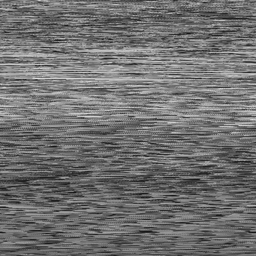
#> input picture HW3/data/image3.bmp, 256 x 256 px, shrunk from 512 x 512 before the run
$ python recover.py
#> lines starting #> are read from the running program, lines starting #| are printed output that depends on the picture
# -*- coding: utf-8 -*-
"""
Created on Sat Dec 15 23:44:52 2018

@author: sun
"""

import numpy as np
from matplotlib import pyplot as plt

def correlation_score(CorrCoeMatirx):
    target = np.ones_like(CorrCoeMatirx)
    score = abs(np.sum(target-np.abs(CorrCoeMatirx)))
    return score
def recover(shifted_image,mode):
    image = shifted_image.copy()
    a=[]
    if mode == 'row':
        for i in range(image.shape[0]-1):
            for j in range(image.shape[1]):
                a.append(correlation_score(np.corrcoef(image[i,:],np.roll(image[i+1,:],j,axis=0))))
            image[i+1,:] = np.roll(image[i+1,:],np.argmin(np.asarray(a)),axis=0)
            a.clear()
    elif mode == 'col':
        for i in range(image.shape[1]-1):
            for j in range(image.shape[0]):
                a.append(correlation_score(np.corrcoef(image[:,i],np.roll(image[:,i+1],j,axis=0))))
            image[:,i+1] = np.roll(image[:,i+1],np.argmin(np.asarray(a)),axis=0)
            a.clear()
    return image
def recover_row(shifted_image):
    image = shifted_image.copy()
    a=[]
    for i in range(image.shape[0]-1):
        for j in range(image.shape[1]):
            a.append(correlation_score(np.corrcoef(image[i,:],np.roll(image[i+1,:],j,axis=0))))
        image[i+1,:] = np.roll(image[i+1,:],np.argmin(np.asarray(a)),axis=0)
        a.clear()
    return image
def recover_col(shifted_image):
    image = shifted_image.copy()
    a=[]
    for i in range(image.shape[1]-1):
        for j in range(image.shape[0]):
            a.append(correlation_score(np.corrcoef(image[:,i],np.roll(image[:,i+1],j,axis=0))))
        image[:,i+1] = np.roll(image[:,i+1],np.argmin(np.asarray(a)),axis=0)
        a.clear()
    return image
if __name__ == '__main__':
    image = plt.imread('./data/image3.bmp')
#> image is the input picture: shape (256, 256); min 19, max 225, mean 112.4
    recover_image = recover(image,mode='row')
#> the loop in recover, `for i in range(image.shape[0]-1):` made 255 passes
#> after the loop in recover, `for i in range(image.shape[0]-1):`:
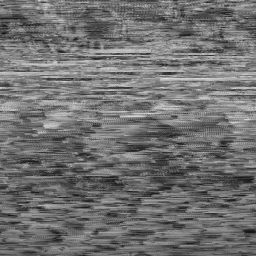
#> image: shape (256, 256); min 19, max 225, mean 112.4
    plt.imsave('./3_recover.jpg',recover_image,cmap='gray')
    plt.imshow(recover_image,cmap='gray')
    plt.show()

$ run again, with HW3/data/image1.bmp copied over HW3/data/image3.bmp
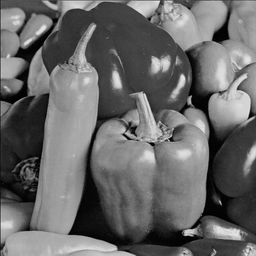
#> input picture HW3/data/image1.bmp, 256 x 256 px, shrunk from 512 x 512 before the run
#> image is the input picture: shape (256, 256); min 0, max 230, mean 104.3
#> the loop in recover, `for i in range(image.shape[0]-1):` made 255 passes
#> after the loop in recover, `for i in range(image.shape[0]-1):`:
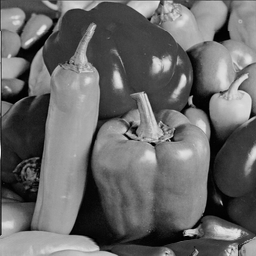
#> image: shape (256, 256); min 0, max 230, mean 104.3
